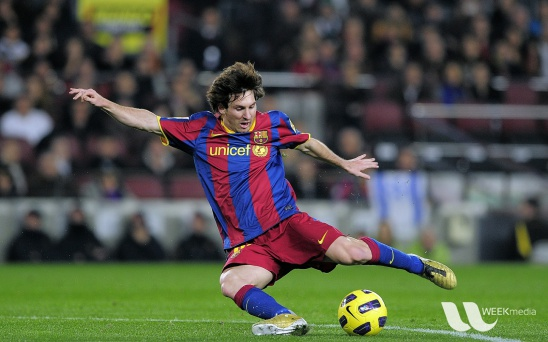
#> input picture week10/messi5.jpg, 548 x 342 px
$ python ex4.py
#> lines starting #> are read from the running program, lines starting #| are printed output that depends on the picture
import cv2
import numpy as np

img1 = cv2.imread('messi5.jpg')
#> img1 is the input picture: shape (342, 548, 3); mean B, G, R 72.4, 86, 82.2
img2 = cv2.imread('messi5p.jpg')
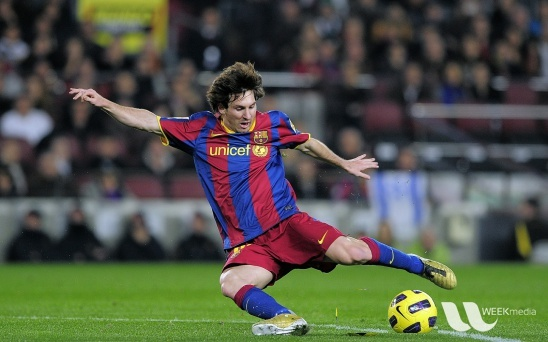
#> input picture week10/messi5p.jpg, 548 x 342 px
#> img2 is the input picture: shape (342, 548, 3); mean B, G, R 72.4, 86.1, 82.2
diff = cv2.absdiff(img1, img2)
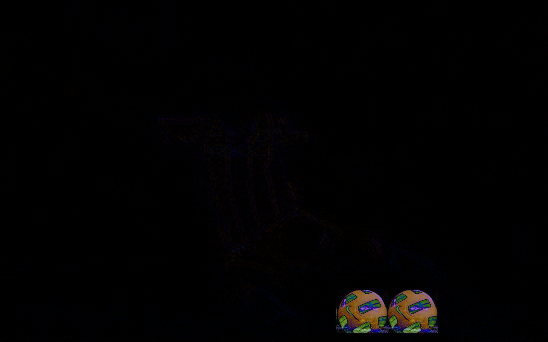
#> diff: shape (342, 548, 3); mean B, G, R 1.9, 1.8, 2.3
cv2.imshow('1', img1)
cv2.imshow('2', img2)
cv2.imshow('s', diff)
cv2.waitKey()
